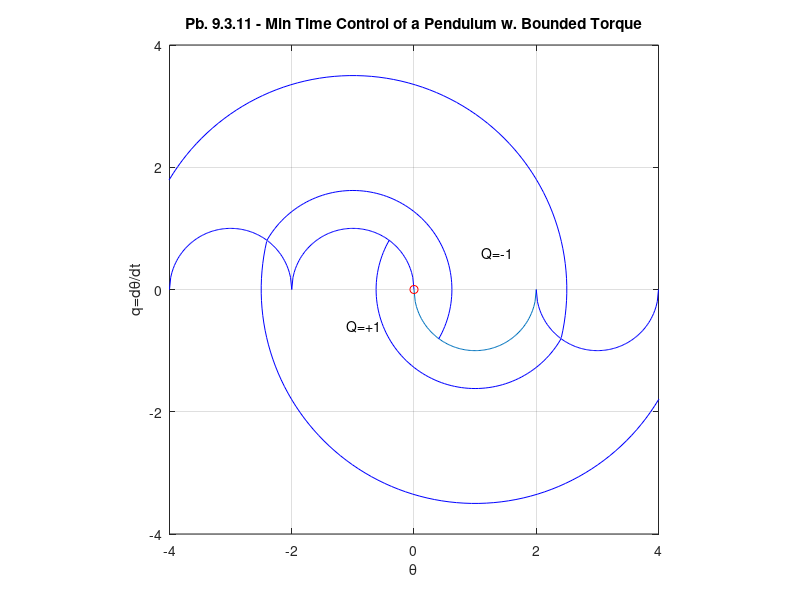

This chart was generated by the following MATLAB code:
% Script p9_3_11a.m; min time control of pendulum w. bounded
% torque in the (th,q) space using analytical solution;   9/98, 3/31/02
%
th=[0:.02:2]; q=-sqrt(2*th-th.^2); N=length(q); un=ones(1,N); 
al=pi*[13:2:193]/180; N1=length(al); un1=ones(1,N1); x=un1+3.5*cos(al);
y=-3.5*sin(al); al1=pi*[30:2:210]/180; x1=-un1-1.62*cos(al1);
y1=1.62*sin(al1);
%
figure(1); clf; plot(th,q,-th,-q,'b',0,0,'ro',th+2*un,q,'b',...
   -th-2*un,-q,'b',x,y,'b',-x,-y,'b',x1,y1,'b',-x1,-y1,'b'); 
grid; axis([-4 4 -4 4]); axis('square'); xlabel('\theta'); 
ylabel('q=d\theta/dt'); text(1.1,.6,'Q=-1'); text(-1.1,-.6,'Q=+1');
title('Pb. 9.3.11 - Min Time Control of a Pendulum w. Bounded Torque');
